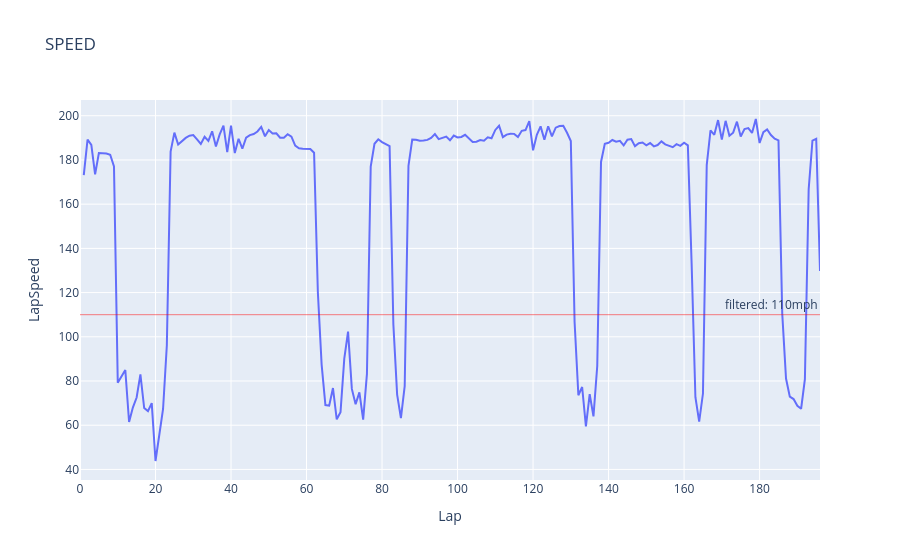
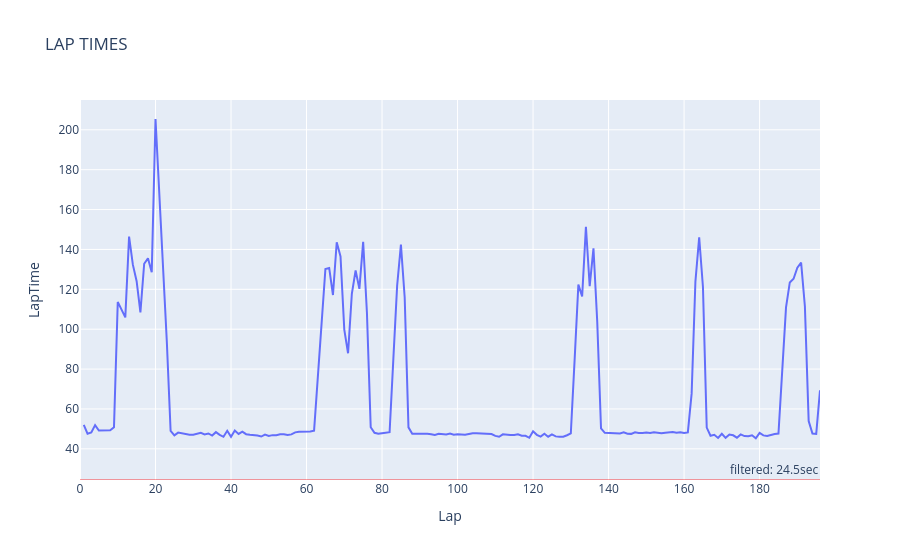

Write notebook code for charts like these, in order.
### Markdown cell above
### Find lap and speed values to filter by

### Code cell
driver_csv = path + driver + '.csv'
df = pd.read_csv(driver_csv)
df = df.drop([11,21])
print(df.head(5))

# check lap_value to use
annotation = 'filtered: ' + str(filtered_speed_value) + 'mph'
fig = px.line(df, x='Lap', y='LapSpeed', title='SPEED')
fig.add_hline(y=filtered_speed_value, line_width=0.5, line_color='red', annotation_text=annotation)
fig.show()

# check speed_value to use
annotation = 'filtered: ' + str(filtered_lap_value) + 'sec'
fig = px.line(df, x='Lap', y='LapTime', title='LAP TIMES')
fig.add_hline(y=filtered_lap_value, line_width=0.5, line_color='red', annotation_text=annotation)
fig.show()

del df

### Figure 1 — Plotly figure (JSON) as saved in the notebook; plotly's stock layout.template omitted (floating-point values rounded to 4 significant figures; data arrays with more than 128 entries replaced by an {"elided": "..."} marker saying what was removed)
{"data": [{"hovertemplate": "Lap=%{x}<br>LapSpeed=%{y}<extra></extra>", "legendgroup": "", "line": {"color": "#636efa", "dash": "solid"}, "marker": {"symbol": "circle"}, "mode": "lines", "name": "", "orientation": "v", "showlegend": false, "type": "scatter", "x": {"elided": "195 int values"}, "xaxis": "x", "y": {"elided": "195 float values"}, "yaxis": "y"}], "layout": {"annotations": [{"showarrow": false, "text": "filtered: 110mph", "x": 1, "xanchor": "right", "xref": "x domain", "y": 110, "yanchor": "bottom", "yref": "y"}], "legend": {"tracegroupgap": 0}, "shapes": [{"line": {"color": "red", "width": 0.5}, "type": "line", "x0": 0, "x1": 1, "xref": "x domain", "y0": 110, "y1": 110, "yref": "y"}], "title": {"text": "SPEED"}, "xaxis": {"anchor": "y", "domain": [0, 1], "title": {"text": "Lap"}}, "yaxis": {"anchor": "x", "domain": [0, 1], "title": {"text": "LapSpeed"}}}}

### Figure 2 — Plotly figure (JSON) as saved in the notebook; plotly's stock layout.template omitted (floating-point values rounded to 4 significant figures; data arrays with more than 128 entries replaced by an {"elided": "..."} marker saying what was removed)
{"data": [{"hovertemplate": "Lap=%{x}<br>LapTime=%{y}<extra></extra>", "legendgroup": "", "line": {"color": "#636efa", "dash": "solid"}, "marker": {"symbol": "circle"}, "mode": "lines", "name": "", "orientation": "v", "showlegend": false, "type": "scatter", "x": {"elided": "195 int values"}, "xaxis": "x", "y": {"elided": "195 float values"}, "yaxis": "y"}], "layout": {"annotations": [{"showarrow": false, "text": "filtered: 24.5sec", "x": 1, "xanchor": "right", "xref": "x domain", "y": 24.5, "yanchor": "bottom", "yref": "y"}], "legend": {"tracegroupgap": 0}, "shapes": [{"line": {"color": "red", "width": 0.5}, "type": "line", "x0": 0, "x1": 1, "xref": "x domain", "y0": 24.5, "y1": 24.5, "yref": "y"}], "title": {"text": "LAP TIMES"}, "xaxis": {"anchor": "y", "domain": [0, 1], "title": {"text": "Lap"}}, "yaxis": {"anchor": "x", "domain": [0, 1], "title": {"text": "LapTime"}}}}
